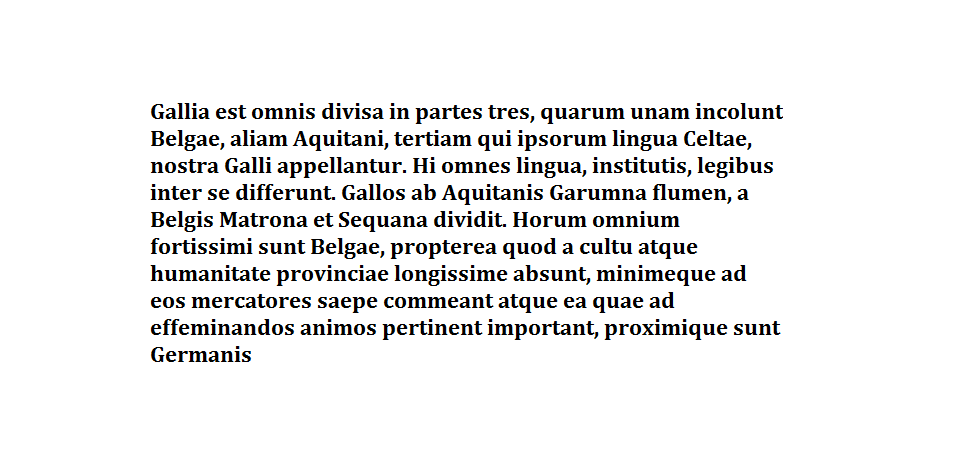
#> input picture lab9/galia.png, 953 x 463 px
$ jupyter execute --allow-errors zad1.ipynb
#> lines starting #> are read from the running program, lines starting #| are printed output that depends on the picture
[cell 1]
import matplotlib.pyplot as plt
import numpy as np
from numpy import fft
from PIL import Image

[cell 2]
def pattern_recognition(pattern, img, save_name=""):
#> called with pattern = 'galia_e.png', img = 'galia.png', save_name = ''
    img_img = Image.open(img).convert("L")
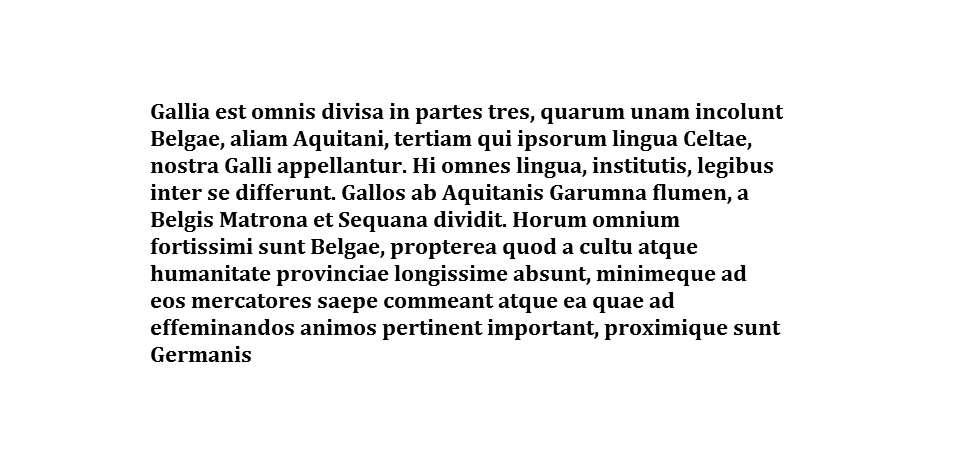
#> img_img: PIL image 953x463 L; min 0, max 255, mean 237.8
    img_array = np.array(img_img)*(-1) + 255
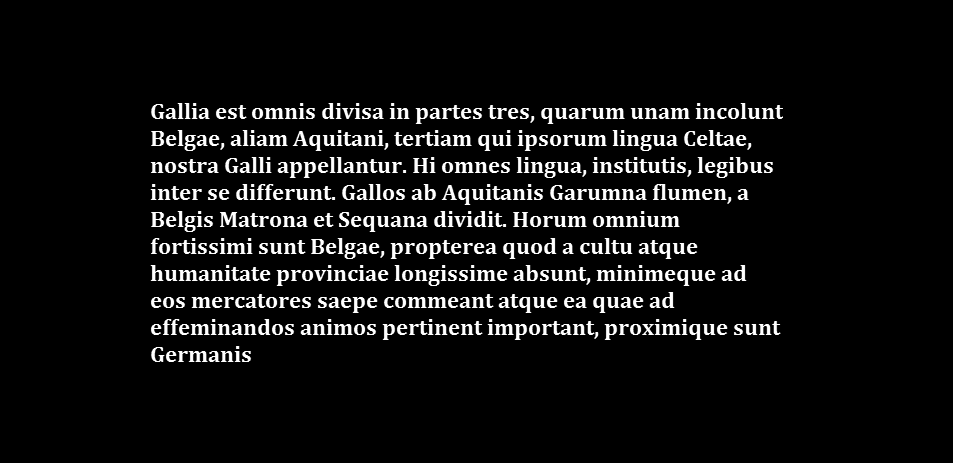
#> img_array: shape (463, 953) int16; min 0, max 255, mean 17.2
    img_fft = fft.fft2(img_array)

    pattern_img = Image.open(pattern).convert("L")
    pattern_array = np.array(pattern_img)*(-1) + 255
    pattern_fft = fft.fft2(pattern_array[::-1, ::-1], s=img_array.shape)

    convolution = np.abs(fft.ifft2(img_fft * pattern_fft))
    max_correlation = np.max(convolution)

    new_img = Image.open(img).convert('RGB')
    new_array = np.array(new_img)

    s, w = convolution.shape
    a, b = pattern_array.shape
    red = (255, 0, 0)

    for i in range(a, s):
        for j in range(b, w):
            if convolution[i, j] > 0.9 * max_correlation:
                for k in range(i, i - a, -1):
                    new_array[k, j] = red
                    new_array[k, j - b] = red

                for k in range(j, j - b, -1):
                    new_array[i, k] = red
                    new_array[i - a, k] = red

    display(Image.fromarray(new_array))
